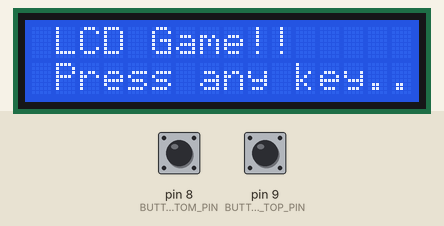
This program was run on a simulated Arduino Uno, built with avr-gcc and run on an emulated ATmega328P. On the bench: 16×2 character LCD. Inputs (shaded band) come from the test bench; at power-on: pin 8 (BUTTON_BOTTOM_PIN) LOW, pin 9 (BUTTON_TOP_PIN) LOW. Random numbers use the default seed unless the program sets one.

Above: at 1.2 s.
1.3 s: pin 8 (BUTTON_BOTTOM_PIN) pulled HIGH for 0.15 s
At 2.7 s:
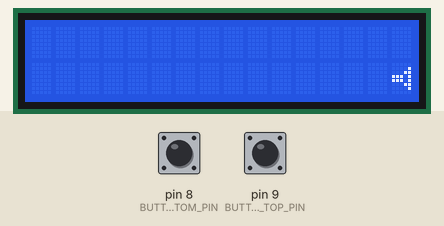
4.4 s: pin 9 (BUTTON_TOP_PIN) pulled HIGH for 0.15 s
At 5.7 s:
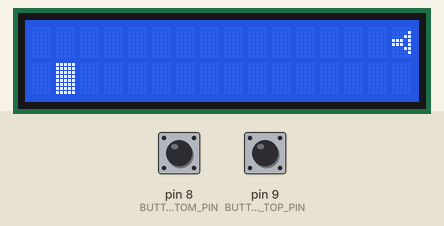
7.5 s: pin 8 (BUTTON_BOTTOM_PIN) pulled HIGH for 1 s
At 8.8 s:
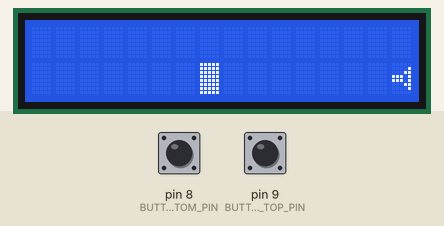
10.4 s: pin 9 (BUTTON_TOP_PIN) pulled HIGH for 1 s
At 11.3 s:
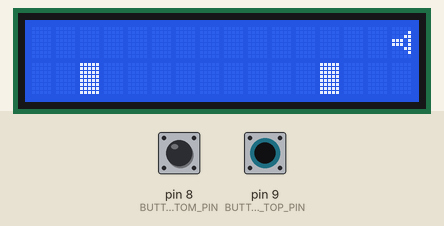
13.4 s: pin 8 (BUTTON_BOTTOM_PIN) pulled HIGH for 0.15 s
At 13.56 s:
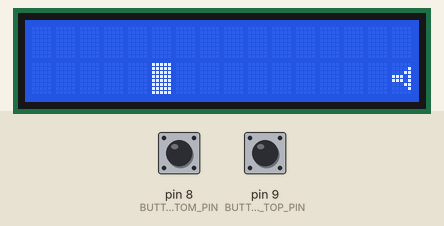
14.1 s: pin 9 (BUTTON_TOP_PIN) pulled HIGH for 0.15 s
At 20.4 s:
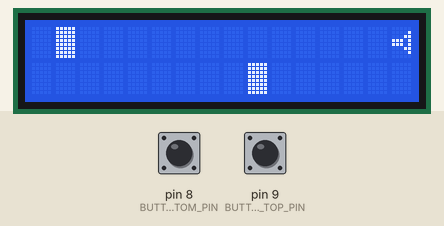
Timing chart, 0 to 21.9 s (numbered marks = the images above; inputs shaded):
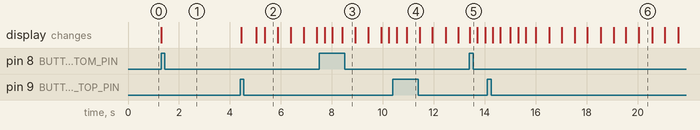

The program:

main.cpp
```cpp
#include <Arduino.h>
#include <LiquidCrystal.h>

#include "Game.h"

const int rs = 12, en = 11, d4 = 5, d5 = 4, d6 = 3, d7 = 2;
LiquidCrystal lcd(rs, en, d4, d5, d6, d7);

Game game(&lcd);

void setup(){
  game.init_lcd();
  game.init_inputs();
}


void loop(){
  game.game_loop();
}
```

Game.cpp
```cpp
#include "Game.h"

#define BUTTON_TOP_PIN 9
#define BUTTON_BOTTOM_PIN 8


byte playerChar[] = {
  0x00,
  0x01,
  0x03,
  0x1D,
  0x1D,
  0x03,
  0x01,
  0x00
};


byte obstacleChar[] = {
  0x1F,
  0x1F,
  0x1F,
  0x1F,
  0x1F,
  0x1F,
  0x1F,
  0x1F
};

Game::Game(LiquidCrystal* lcd){
    lcd_display = lcd;

    game_over = true;
    can_show_start = true;

    player.x = 15;
    player.y = 0;
    player.score = 0;

    obs_spawn_rate = 5000;
    obs_speed = 500;
}

void Game::init_lcd(){
    lcd_display->begin(16,12);

    lcd_display->createChar(0, playerChar);
    lcd_display->createChar(1, obstacleChar);
}

void Game::init_inputs(){
    Serial.begin(9600);


    pinMode(BUTTON_TOP_PIN, INPUT);
    pinMode(BUTTON_BOTTOM_PIN, INPUT);
}

void Game::clear_lcd(){
    lcd_display->setCursor(0,0);
    lcd_display->print("                ");

    lcd_display->setCursor(0,1);
    lcd_display->print("                ");
}


void Game::show_text_testing(){
    lcd_display->print("Test!~");
}

void Game::show_start_screen(){
    clear_lcd();

    lcd_display->setCursor(1,0);
    lcd_display->print("LCD Game!!");

    lcd_display->setCursor(1,1);
    lcd_display->print("Press any key..");
}


void Game::show_player_score(){
    clear_lcd();

    lcd_display->setCursor(1,0);
    lcd_display->print("GAME OVER!!!");

    lcd_display->setCursor(1,1);
    lcd_display->print("Score~");

    lcd_display->setCursor(10,1);
    lcd_display->print((String)player.score);
}


void Game::get_inputs(){
    if (digitalRead(BUTTON_TOP_PIN) == HIGH){
        button_up_action();
    } else if (digitalRead(BUTTON_BOTTOM_PIN) == HIGH) {
        button_down_action();
    }
}


void Game::change_wait_scene(){
    can_show_start = false;
    game_over = false;

    elapsed_time = 0;
}


void Game::button_up_action(){
    is_top = true;
    player.y = 0;

    if (game_over && can_show_start){
        change_wait_scene();
    }
}

void Game::button_down_action(){
    is_top = false;
    player.y = 1;

    if (game_over && can_show_start){
        change_wait_scene();
    }
}

void Game::move_obstacles(){
    if (elapsed_obs_time >= obs_speed){
        elapsed_obs_time = 0;
        start_obs_time = millis();

        // move the obstacles
        int n = obstacles.size();

        for (int i=0; i<n; i++){
            if (obstacles[i].x == 15){
                obstacles.erase(obstacles.begin() + i);
            } else {
                obstacles[i].x += 1;
            }
        }

        player.score += 1;

    } else {
        current_obs_time = millis();
        elapsed_obs_time = current_obs_time - start_obs_time;
    }
}

void Game::create_update_obstacles(){
    if (elapsed_time >= obs_spawn_rate){
        elapsed_time = 0;
        start_time = millis();
        // spawn the obstacles

        Obstacle new_obs;
        new_obs.x = 0;
        new_obs.y = (int)random(0,2);

        obstacles.push_back(new_obs);
    } else {
        current_time = millis();
        elapsed_time = current_time - start_time;
    }
}

void Game::detect_collsions(){
    int n = obstacles.size();

    for (int i=0; i<n; i++){
        if ((obstacles[i].x == 15) && (player.y == obstacles[i].y)){
            obstacles.clear();

            game_over = true;
            can_show_start = false;
        }
    }
}


void Game::render_player(){
    if (is_top){
        lcd_display->setCursor(player.x,player.y);
    } else {
        lcd_display->setCursor(player.x,player.y);
    }

    lcd_display->write((byte)0);
}


void Game::render_obstacles(){
    for (Obstacle obstacle: obstacles){
        lcd_display->setCursor(obstacle.x, obstacle.y);
        lcd_display->write((byte)1);
    }
}

void Game::render(){
    clear_lcd();

    // show player
    render_player();
    render_obstacles();
}


void Game::game_loop(){
    if (can_show_start == true && game_over == true){
        show_start_screen();
    }

    if (game_over == true && can_show_start == false){
        show_player_score();
    }

    detect_collsions();

    if (!game_over){

        create_update_obstacles();
        move_obstacles();

        render();
    }

    get_inputs();
}
```

Game.h
```cpp
#ifndef GAME_H
#define GAME_H

#include <Arduino.h>
#include <LiquidCrystal.h>
#include <StandardCplusplus.h>
#include <vector>

struct Obstacle
{
    int x;
    int y;
};


struct Player
{
    int x;
    int y;
    int score;
};


class Game{
    private:
        LiquidCrystal* lcd_display;

        bool game_over;
        bool can_show_start;

        bool is_top=true;

        byte lastButtonUpState = LOW;
        byte lastButtonDownState = LOW;


        Player player;
        std::vector<Obstacle> obstacles;

        unsigned long start_time, current_time, elapsed_time, obs_spawn_rate, obs_speed;
        unsigned long start_obs_time, current_obs_time, elapsed_obs_time;

    public:
        Game(LiquidCrystal* lcd);

        void init_lcd();
        void init_inputs();
        void show_text_testing();
        void show_player_score();
        void clear_lcd();

        void game_loop();
        void show_start_screen();
        void change_wait_scene();

        void render();
        void render_player();
        void render_obstacles();

        void create_update_obstacles();
        void move_obstacles();
        void detect_collsions();

        void get_inputs();
        void button_up_action();
        void button_down_action();
};


#endif
```

Measured:
- what the display in image 2 shows lasts 0.5 s, from 5.4 s to 5.9 s
